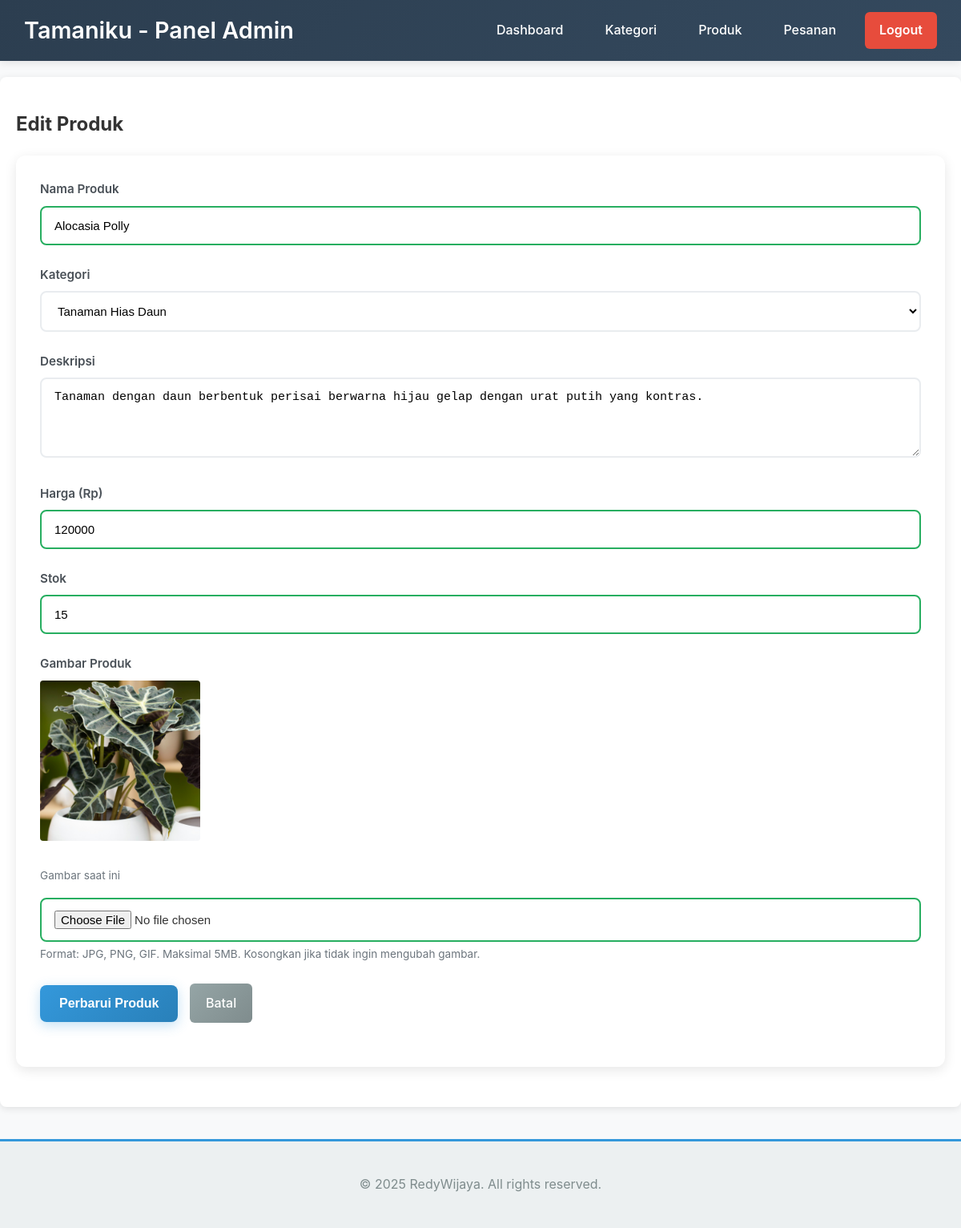
/admin/produk_edit.php?id=3 (signed in), run on the app's committed database.
### tables this page shows
CREATE TABLE `produk` (
  `id` int(11) NOT NULL AUTO_INCREMENT,
  `id_kategori` int(11) NOT NULL,
  `nama_produk` varchar(255) NOT NULL,
  `deskripsi` text DEFAULT NULL,
  `harga` int(11) NOT NULL,
  `stok` int(11) NOT NULL DEFAULT 0,
  `gambar` varchar(255) DEFAULT NULL,
  `created_at` timestamp NOT NULL DEFAULT current_timestamp(),
  PRIMARY KEY (`id`),
  KEY `id_kategori` (`id_kategori`),
  CONSTRAINT `produk_ibfk_1` FOREIGN KEY (`id_kategori`) REFERENCES `kategori` (`id`) ON DELETE CASCADE
);

CREATE TABLE `kategori` (
  `id` int(11) NOT NULL AUTO_INCREMENT,
  `nama_kategori` varchar(150) NOT NULL,
  PRIMARY KEY (`id`)
);

### admin/produk_edit.php (the view, shortened to what this page needs)
<?php
include '../templates/header_admin.php';
$produk = null;
$id = $_GET['id'] ?? '';
try {
    $stmt = $conn->prepare("SELECT * FROM produk WHERE id = ?");
    $stmt->bind_param("i", $id);
    $stmt->execute();
    $result = $stmt->get_result();
    $produk = $result->fetch_assoc();
} catch (Exception $e) {
    $error = "Gagal mengambil data produk: " . $e->getMessage();
}
$kategori_list = $conn->query("SELECT * FROM kategori ORDER BY nama_kategori ASC");
?>
<h2>Edit Produk</h2>
<?php if ($produk): ?>
<form action="produk_edit.php?id=<?php echo $id; ?>" method="post" enctype="multipart/form-data" class="form-container">
    <div class="form-group">
        <label for="nama_produk">Nama Produk</label>
        <input type="text" id="nama_produk" name="nama_produk" required
               value="<?php echo htmlspecialchars($produk['nama_produk']); ?>">
    </div>
    <div class="form-group">
        <label for="id_kategori">Kategori</label>
        <select id="id_kategori" name="id_kategori" required>
            <?php while ($kat = $kategori_list->fetch_assoc()): ?>
                <option value="<?php echo $kat['id']; ?>"
                        <?php echo ($produk['id_kategori'] == $kat['id']) ? 'selected' : ''; ?>>
                    <?php echo htmlspecialchars($kat['nama_kategori']); ?>
                </option>
            <?php endwhile; ?>
        </select>
    </div>
    <div class="form-group">
        <label for="deskripsi">Deskripsi</label>
        <textarea id="deskripsi" name="deskripsi" rows="4"
                  placeholder="Masukkan deskripsi produk (opsional)"><?php echo htmlspecialchars($produk['deskripsi']); ?></textarea>
    </div>
    <div class="form-group">
        <label for="harga">Harga (Rp)</label>
        <input type="number" id="harga" name="harga" required min="0" step="1000"
               value="<?php echo $produk['harga']; ?>"
               placeholder="Contoh: 50000">
    </div>
    <div class="form-group">
        <label for="stok">Stok</label>
        <input type="number" id="stok" name="stok" required min="0"
               value="<?php echo $produk['stok']; ?>"
               placeholder="Contoh: 10">
    </div>
    <div class="form-group">
        <label for="gambar">Gambar Produk</label>
        <?php if ($produk['gambar']): ?>
            <div class="current-image">
                <img src="../uploads/<?php echo htmlspecialchars($produk['gambar']); ?>"
                     alt="<?php echo htmlspecialchars($produk['nama_produk']); ?>"
                     style="max-width: 200px; margin-bottom: 10px; border-radius: 4px;">
                <p><small>Gambar saat ini</small></p>
            </div>
        <?php endif; ?>
        <input type="file" id="gambar" name="gambar" accept="image/*">
        <small>Format: JPG, PNG, GIF. Maksimal 5MB. Kosongkan jika tidak ingin mengubah gambar.</small>
    </div>
    <div class="form-group">
        <button type="submit">Perbarui Produk</button>
        <a href="produk.php" class="btn-cancel">Batal</a>
    </div>
</form>
<?php else: ?>
    <p>Produk tidak ditemukan.</p>
    <a href="produk.php" class="btn-cancel">Kembali ke Daftar Produk</a>
<?php endif; ?>
<?php include '../templates/footer_admin.php'; ?>

### assets/css/style.css (style rules this page uses)
body { font-family: -apple-system, BlinkMacSystemFont, 'Segoe UI', Roboto, Oxygen, Ubuntu, Cantarell, sans-serif; margin: 0; background-color: #f8f9fa; color: #333; line-height: 1.6; }
a { text-decoration: none; color: #007bff; transition: color 0.3s ease; }
.form-container { background: #fff; padding: 30px; border-radius: 12px; box-shadow: 0 4px 15px rgba(0,0,0,0.1); margin-bottom: 30px; }
.form-group { margin-bottom: 25px; }
.form-group label { display: block; margin-bottom: 8px; font-weight: 600; color: #495057; font-size: 0.95em; }
.form-group input, .form-group textarea, .form-group select { width: 100%; padding: 14px 16px; box-sizing: border-box; border: 2px solid #e9ecef; border-radius: 8px; font-size: 15px; transition: all 0.3s ease; background-color: #fff; }
.form-group input:valid { border-color: #27ae60; }
.form-group small { color: #6c757d; font-size: 0.85em; margin-top: 5px; display: block; }
button, .btn-tambah { background: linear-gradient(135deg, #3498db 0%, #2980b9 100%); color: white; padding: 14px 24px; border: none; cursor: pointer; border-radius: 8px; font-size: 16px; font-weight: 600; transition: all 0.3s ease; text-decoration: none; display: inline-block; box-shadow: 0 4px 15px rgba(52, 152, 219, 0.3); position: relative; overflow: hidden; }
.btn-cancel { background: linear-gradient(135deg, #95a5a6 0%, #7f8c8d 100%); color: white; padding: 12px 20px; border: none; border-radius: 6px; text-decoration: none; display: inline-block; margin-left: 10px; transition: all 0.3s ease; font-weight: 500; }

### data on the page
produk: nama_produk "Alocasia Polly", id_kategori "Tanaman Hias Daun", deskripsi "Tanaman dengan daun berbentuk perisai berwarna hijau gelap dengan urat putih yang kontras.", harga "120000", stok "15", gambar (picture)
